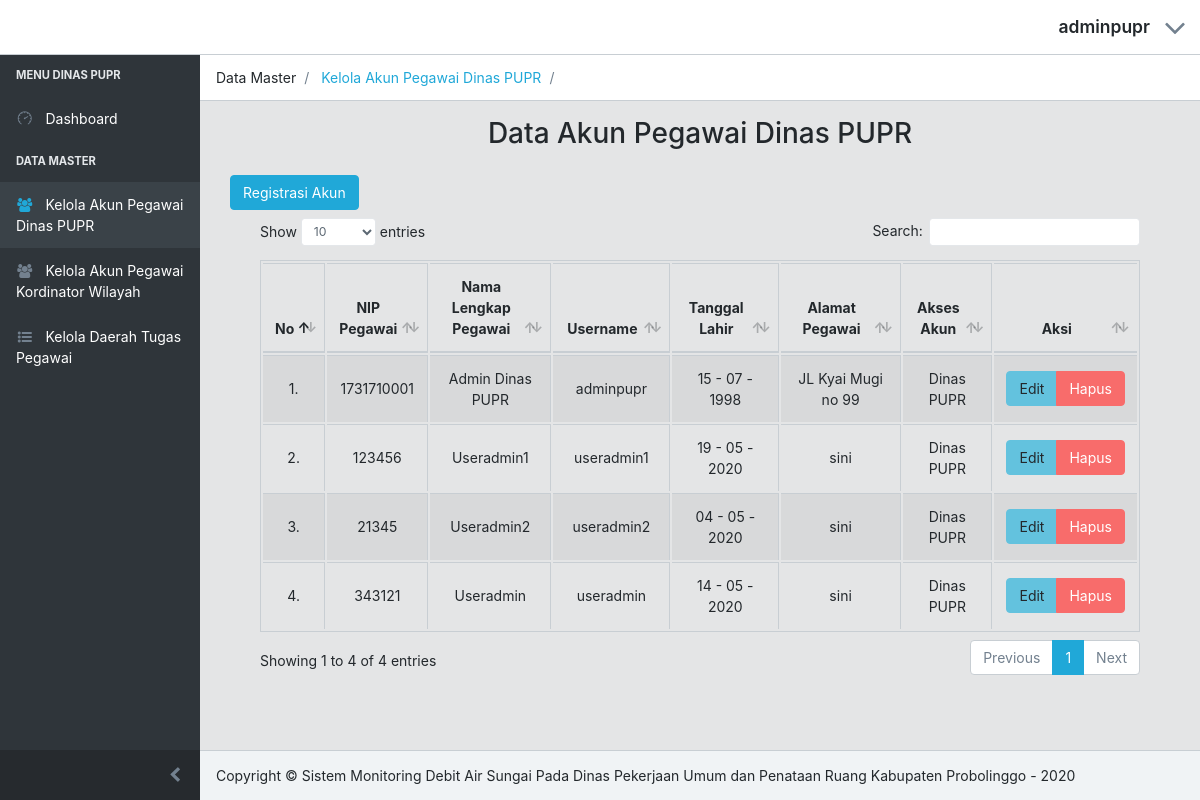
The page /data_pupr/KelolaAkun_pupr.php (signed in) on the database its author committed.
### tables this page shows
CREATE TABLE `db_user` (
  `id_user` varchar(25) NOT NULL,
  `nip_user` varchar(30) DEFAULT NULL,
  `nama_user` varchar(30) DEFAULT NULL,
  `username` varchar(30) DEFAULT NULL,
  `password` varchar(256) DEFAULT NULL,
  `tgl_lahir_user` date DEFAULT NULL,
  `alamat_user` varchar(30) DEFAULT NULL,
  `id_akses` varchar(25) DEFAULT NULL,
  `id_daerah` varchar(25) DEFAULT NULL
);

CREATE TABLE `db_akses` (
  `id_akses` varchar(25) NOT NULL,
  `nama_akses` varchar(30) DEFAULT NULL
);

### data_pupr/fungsi.php (called while the page is built, shortened)
<?php
    include "../koneksi/koneksi.php";
    function query($query_kedua){
        global $koneksi;
        $result = mysqli_query($koneksi, $query_kedua);
        $rows = [];
        while ($data = mysqli_fetch_assoc($result)) {
            $rows[] = $data;
        }
        return $rows;
    }
?>

### data_pupr/KelolaAkun_pupr.php (the view, shortened to what this page needs)
<?php
    include "../data_pupr/template/header.php";
    include "../data_pupr/template/menu.php";
    include "../data_pupr/template/lokasi.php";
    include "../data_pupr/fungsi.php";
    $db_pegawai = query("SELECT a.id_user, a.nip_user, a.nama_user, a.username, a.tgl_lahir_user, a.alamat_user, b.nama_akses FROM db_user a
                        INNER JOIN db_akses b ON a.id_akses = b.id_akses WHERE a.id_akses = 1");
    ?>
<div class="container-fluid">
    <h2 align="center" class="pt-3 pb-3">Data Akun Pegawai Dinas PUPR</h2>
    <div class="row justify-content-center">
        <div class="col-sm-12 col-lg-12 ">
            <a href="registrasi_pupr.php" class="btn btn-primary mb-2">Registrasi Akun</a>
            <table class="table table-striped table-hover table-bordered table-align-middle" id="data">
                <thead >
                    <tr align="center">
                        <th>No</th>
                        <th width="30px">NIP Pegawai</th>
                        <th width="180px">Nama Lengkap Pegawai</th>
                        <th width="100px">Username</th>
                        <th width="120px">Tanggal Lahir </th>
                        <th width="200px">Alamat Pegawai</th>
                        <th width="70px">Akses Akun </th>
                        <th>Aksi</th>
                    </tr>
                </thead>
                <tbody>
                    <?php
                    $i = 1;
                    foreach ($db_pegawai as $data) {
                        ?>
                <tr align="center">
                    <td><?=$i++?>.</td>
                    <td><?=$data['nip_user']?></td>
                    <td><?=$data['nama_user']?></td>
                    <td><?=$data['username']?></td>
                    <td><?php echo date('d - m - Y', strtotime($data["tgl_lahir_user"]));?></td>
                    <td><?=$data['alamat_user']?></td>
                    <td><?=$data['nama_akses']?></td>
                    <td>
                        <div class="btn-group">
                            <a href="EditAkun_pupr.php?id=<?=$data['id_user']?>"  class="btn btn-info">Edit</a>
                            <a href="DeleteAkun_pupr.php?id=<?=$data['id_user']?>" onclick="return confirm('Apakah anda ingin menghapus data ini ?')" class="btn btn-danger">Hapus</a>
                        </div>
                    </td>
                </tr>
                    <?php } ?>
                </tbody>
                </table>
            </div>
        </div>
    </div>
<?php
    include "template/footer.php";
?>

### rows shown on the page
db_user: nip_user "1731710001", nama_user "Admin Dinas PUPR", username "adminpupr", tgl_lahir_user "15 - 07 - 1998", alamat_user "JL Kyai Mugi no 99", id_akses.nama_akses "Dinas PUPR"
db_user: nip_user "123456", nama_user "Useradmin1", username "useradmin1", tgl_lahir_user "19 - 05 - 2020", alamat_user "sini", id_akses.nama_akses "Dinas PUPR"
db_user: nip_user "21345", nama_user "Useradmin2", username "useradmin2", tgl_lahir_user "04 - 05 - 2020", alamat_user "sini", id_akses.nama_akses "Dinas PUPR"
db_user: nip_user "343121", nama_user "Useradmin", username "useradmin", tgl_lahir_user "14 - 05 - 2020", alamat_user "sini", id_akses.nama_akses "Dinas PUPR"

### other values the page prints
$_SESSION['username'] "adminpupr"
$lokasi1 "Data Master"
$lokasi2 "Kelola Akun Pegawai Dinas PUPR"
